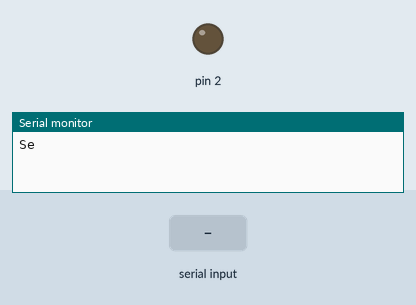
Simulated run of this sketch. Board: Arduino Uno, built with avr-gcc and run on an emulated ATmega328P. Shown: output pins drawn as LEDs (lit = HIGH), the last lines printed to the serial monitor. Dashed ring = blinking. The test bench sets the inputs (shaded band).

Above: at 1.2 s.
1.3 s: "90,45\n" received over Serial
At 1.7 s:
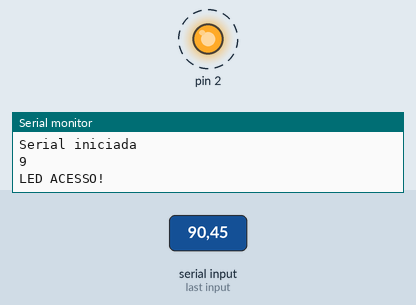
Timing chart, 0 to 10.3 s (numbered marks = the images above; inputs shaded):
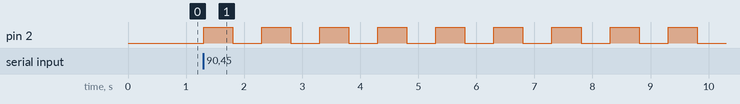

Measured:
- after the input at 1.3 s, pin 2: alternates HIGH for 0.50 s and LOW for 0.50 s, starting at once

The sketch:

serial_input_with_led.ino
```cpp
signed int Baudrate = 9600;
int c = 0;
int estado = 0;

void setup() {
  pinMode(2, OUTPUT);
  // Open serial communications and wait for port to open:
  Serial.begin(Baudrate);// iniciando o serviço de comunicação serial da placa Arduino com baudrate de 9600
  while (!Serial) {
    ; // aguarda a porta serial abrir
  }

  Serial.write("Serial iniciada");// imprime na tela uma mensagem de aviso
  Serial.println();
  Serial.begin(Baudrate);
  digitalWrite(2, LOW);
}

void loop() { // run over and over
  if (Serial.available()) {
    c = Serial.read();
    Serial.write(c); // verificar o valor recebido
    int x = c - '0' ; // transforma um caracter em int retirando o número 48 decimal
    if(x>0 && x<10){
      piscaled(x);
    }
    digitalWrite(2, LOW);
   }
}

void piscaled(int x)
{
    for(int k=0;k<x;k++){
        Serial.println();
        digitalWrite(2, HIGH);
        Serial.print("LED ACESSO!");
        Serial.println();
        delay(500);// aguarda 500ms
        digitalWrite(2, LOW);
        Serial.print("LED APAGADO!");
        Serial.println();
        delay(500);// aguarda 500ms
  }
  Serial.println();
}
```
